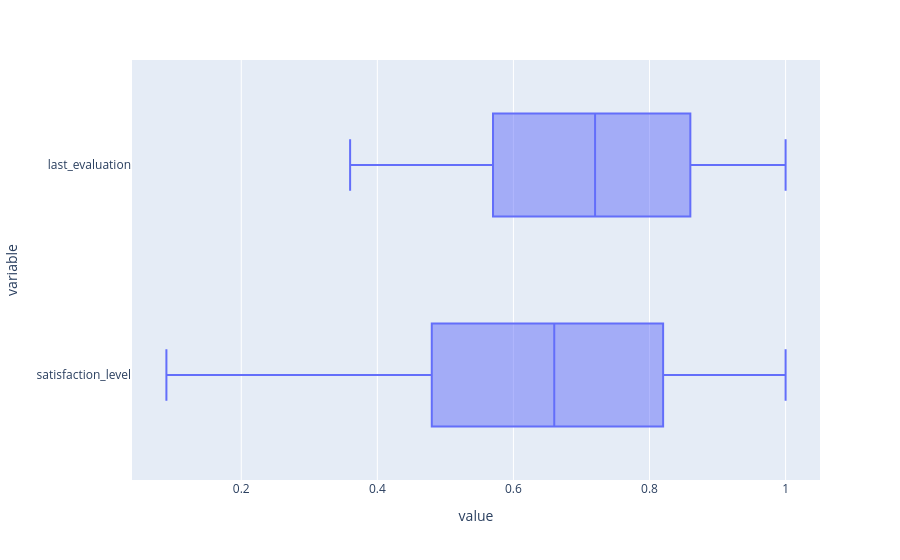

Notebook cell for this chart:
### Code cell
px.box(df, x = ['satisfaction_level', 'last_evaluation'])

### Figure 1 — Plotly figure (JSON) as saved in the notebook; plotly's stock layout.template omitted (floating-point values rounded to 4 significant figures; data arrays with more than 128 entries replaced by an {"elided": "..."} marker saying what was removed)
{"data": [{"alignmentgroup": "True", "hovertemplate": "value=%{x}<br>variable=%{y}<extra></extra>", "legendgroup": "", "marker": {"color": "#636efa"}, "name": "", "notched": false, "offsetgroup": "", "orientation": "h", "showlegend": false, "type": "box", "x": {"elided": "23982 float values"}, "x0": " ", "xaxis": "x", "y": {"elided": "23982 str values"}, "y0": " ", "yaxis": "y"}], "layout": {"boxmode": "group", "legend": {"tracegroupgap": 0}, "margin": {"t": 60}, "xaxis": {"anchor": "y", "domain": [0, 1], "title": {"text": "value"}}, "yaxis": {"anchor": "x", "domain": [0, 1], "title": {"text": "variable"}}}}
